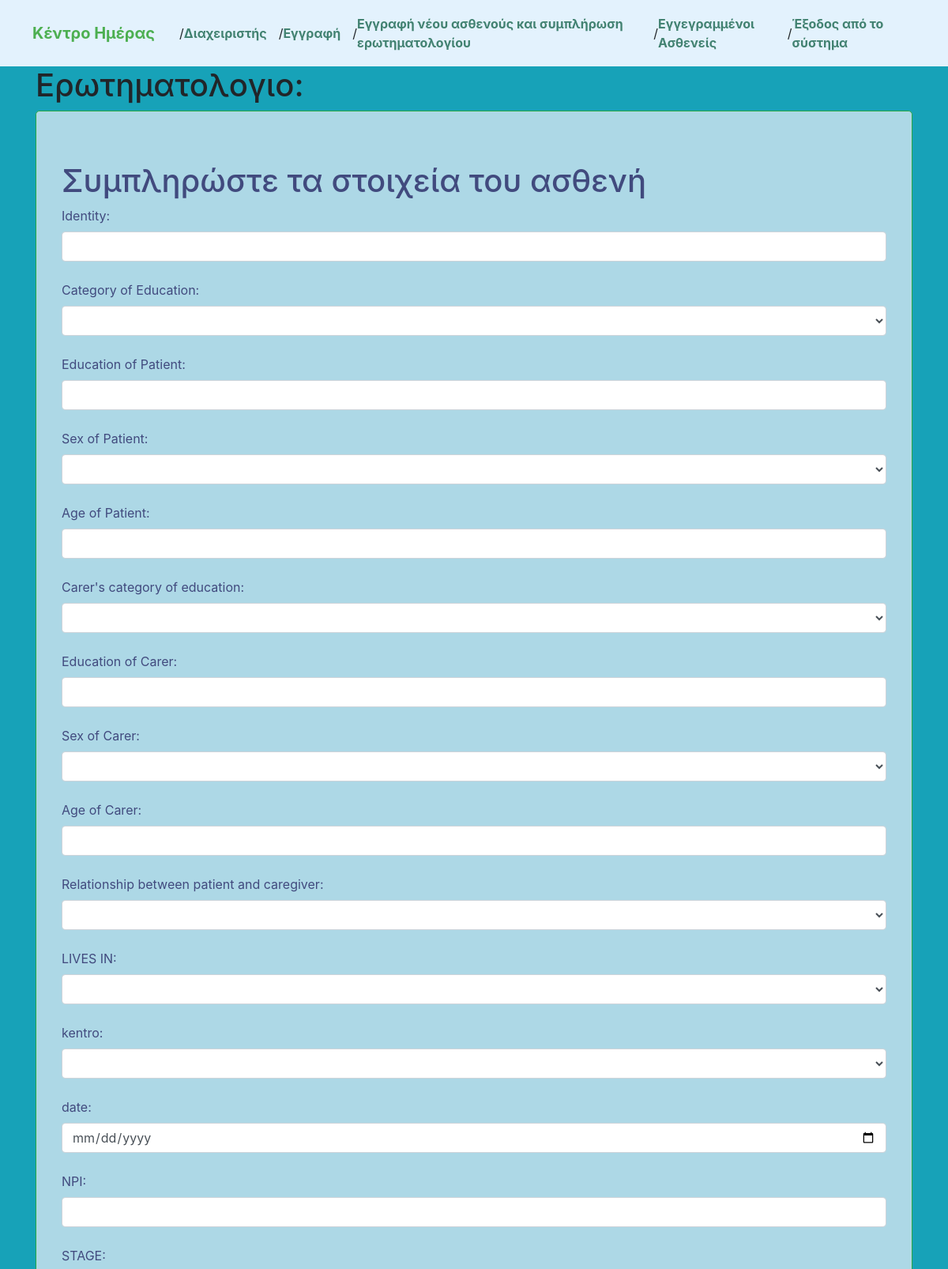
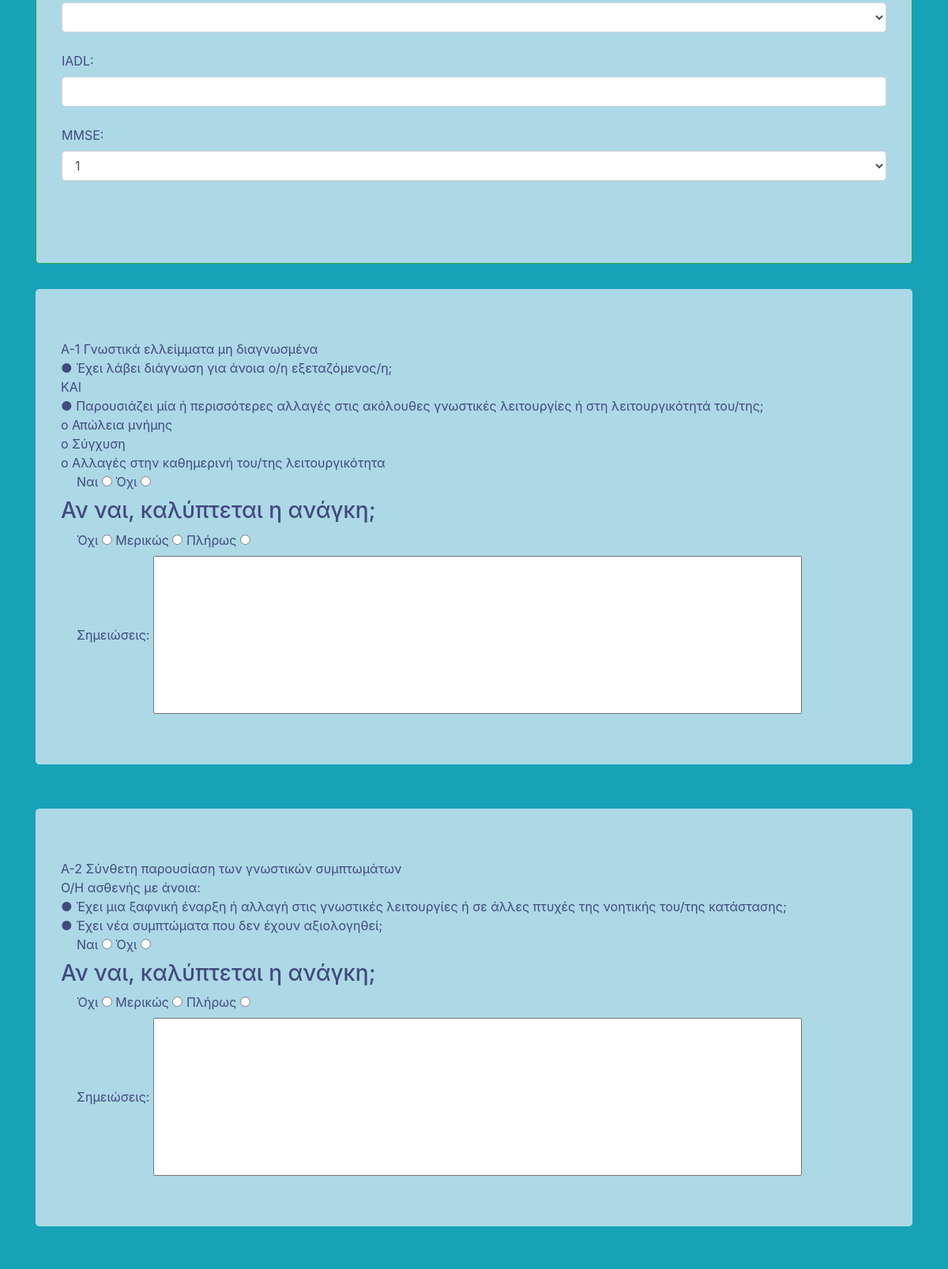
/poll/questions/ (signed in, upper part), run on the app's committed database (2 pictures, top to bottom).
### poll/models.py (models this page shows, shortened)
class Question(models.Model):
    question_text = models.CharField(max_length=750)

### poll/views.py (the view)
# urls.py: path('questions/',views.questions,name='questions'),
@login_required
def questions(request):
    all_questions = Question.objects.all()
    context = {
        'questions': all_questions
    }
    return render(request, 'poll/questions.html', context)

### templates/poll/questions.html (shortened to what this page needs)
{% extends "poll/base.html" %}
{% load static %}
{% block body_block %}
    <h1>Ερωτηματολογιο:</h1>
    <form method="post" action="{% url 'poll:submit_answers' %}">
      <div class="jumbotron border border-success" style="background-color: #ADD8E6; color: #414a7e;">
        <h1>Συμπληρώστε τα στοιχεία του ασθενή</h1>
        <div class="form-group">
          <label for="IDENTITY">Identity:</label>
          <input type="text" class="form-control" id="IDENTITY" name="IDENTITY"><br>
          <label for="EDUCCATEGORY">Category of Education:</label>
          <select class="form-control" type="text" id="EDUCCATEGORY" name="EDUCCATEGORY">
            <option> </option>
            <option>0-6</option>
          </select><br>
          <label for="EDUCPATIENT">Education of Patient:</label>
          <input type="text" class="form-control" id="EDUCPATIENT" name="EDUCPATIENT"><br>
          <label for="SEXPATIENT">Sex of Patient:</label>
          <select class="form-control" type="text" id="SEXPATIENT" name="SEXPATIENT">
            <option> </option>
            <option>Male</option>
          </select><br>
          <label for="AGEPATIENT">Age of Patient:</label>
          <input type="text" class="form-control" id="AGEPATIENT" name="AGEPATIENT"><br>
          <label for="ECUCCARERCAT">Carer's category of education:</label>
          <select type="text" class="form-control" id="ECUCCARERCAT" name="ECUCCARERCAT">
            <option> </option>
            <option>0-6</option>
          </select><br>
          <label for="EDUCCARER">Education of Carer:</label>
          <input type="text" class="form-control" id="EDUCCARER" name="EDUCCARER"><br>
          <label for="SEXCARER">Sex of Carer:</label>
          <select class="form-control" type="text" id="SEXCARER" name="SEXCARER">
            <option> </option>
            <option>Male</option>
          </select><br>
          <label for="AGECARER">Age of Carer:</label>
          <input type="text" class="form-control" id="AGECARER" name="AGECARER"><br>
          <label for="RELATIONSHIPCARER">Relationship between patient and caregiver:</label>
          <select type="text" class="form-control" id="RELATIONSHIPCARER" name="RELATIONSHIPCARER">
            <option> </option>
            <option>SPOUSE</option>
          </select><br>
          <label for="LIVESIN">LIVES IN:</label>
          <select type="text" class="form-control" id="LIVESIN" name="LIVESIN">
            <option> </option>
            <option>CITY</option>
          </select><br>
          <label for="kentro">kentro:</label>
          <select type="text" class="form-control" id="kentro" name="kentro">
            <option> </option>
            <option>IOANNINA</option>
          </select><br>
          <label for="date">date:</label>
          <input type="date" class="form-control" id="date" name="date"><br>
          <label for="NPI">NPI:</label>
          <input type="text" class="form-control" id="NPI" name="NPI"><br>
          <label for="STAGE">STAGE:</label>
          <select type="text" class="form-control" id="STAGE" name="STAGE">
            <option> </option>
            <option>MILD</option>
          </select><br>
          <label for="IADL">IADL:</label>
          <input type="text" class="form-control" id="IADL" name="IADL"><br>
          <label for="MMSE">MMSE:</label>
          <select type="text" class="form-control" id="MMSE" name="MMSE">
            <option>1</option>
          </select><br>
        </div>
      </div>
        <ul>
            {% for question in questions %}
                <li>
                  <div class="jumbotron" style="background-color: #ADD8E6; color: #414a7e;">
                    {{ question.question_text|safe }}
                  <div class="form-check">
                    <label class="form-ckeck-label"  for="yes">Ναι</label>
                    <input onclick="enfunction({{ question.id }})" id="yes" type="radio" name="first_answer_{{ question.id }}" value="Ναι">
                    <label class="form-ckeck-label"  for="NO">Όχι</label>
                    <input onclick="myfunction({{ question.id }})" id="NO" type="radio" name="first_answer_{{ question.id }}" value="Όχι">
                  </div>
                  <h3>Αν ναι, καλύπτεται η ανάγκη;</h3>
                  <div class="form-check">
                    <label class="form-ckeck-label"  for="No">Όχι</label>
                    <input id="No_{{ question.id }}" type="radio" name="second_answer_{{ question.id }}" value="Όχι">
                    <label class="form-ckeck-label"  for="Medium">Μερικώς</label>
                    <input id="Medium_{{ question.id }}" type="radio" name="second_answer_{{ question.id }}" value="Μερικώς">
                    <label class="form-ckeck-label"  for="Full">Πλήρως</label>
                    <input id="Full_{{ question.id }}" type="radio" name="second_answer_{{ question.id }}" value="Πλήρως"><br>
                    <label for="textbox">Σημειώσεις:</label>
                    <input type="text" id="textbox" name="notes_{{ question.id }}" style="width:80%; height:200px;">
                  </div>
                  </div>
                </li>
                <br>
            {% endfor %}
        </ul>
    </form>
{% endblock %}

### templates/poll/base.html (style rules this page uses)
ul { list-style-type: none; margin-left: 0px; padding-left: 0px; }

### data on the page
Question: question_text "A-1 Γνωστικά ελλείμματα μη διαγνωσμένα ● Έχει λάβει διάγνωση για άνοια ο/η εξεταζόμενος/η; ΚΑΙ ● Παρουσιάζει μία ή περισσότερες αλλαγές στις ακόλουθες γνωστικές λειτουργίες ή στη λειτουργικότητά του/της; o Απώλεια μνήμης o Σύγχυση o Αλλαγές στην καθημερινή του/της λειτουργικότητα"
Question: question_text "A-2 Σύνθετη παρουσίαση των γνωστικών συμπτωμάτων Ο/Η ασθενής με άνοια: ● Έχει μια ξαφνική έναρξη ή αλλαγή στις γνωστικές λειτουργίες ή σε άλλες πτυχές της νοητικής του/της κατάστασης; ● Έχει νέα συμπτώματα που δεν έχουν αξιολογηθεί;"
